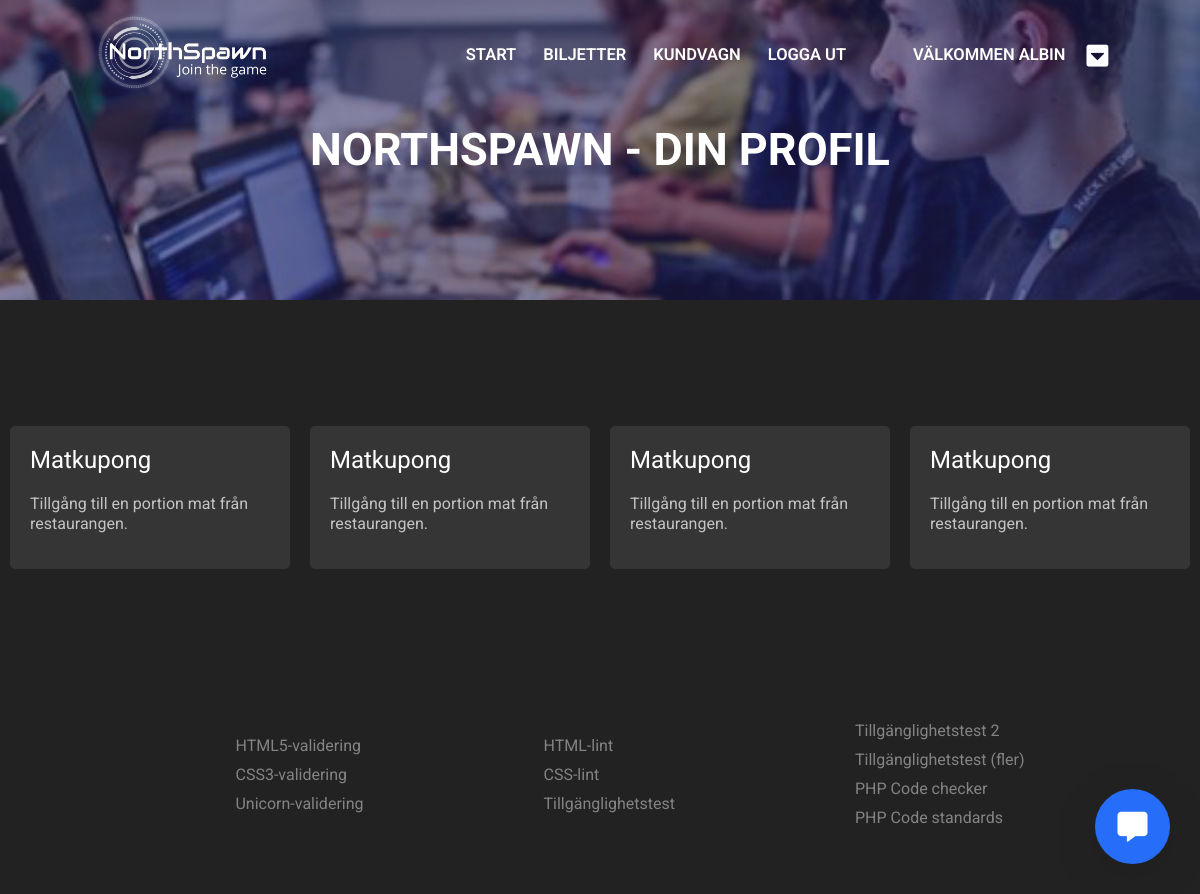
Screenshot of /index.php?pageid=profile (signed in) with the database file from the repository.
### tables this page shows
CREATE TABLE users (user_id INTEGER PRIMARY KEY AUTOINCREMENT UNIQUE NOT NULL, user_firstName VARCHAR NOT NULL, user_lastName VARCHAR NOT NULL, user_email VARCHAR UNIQUE, user_password NOT NULL, admin BOOLEAN DEFAULT FALSE NOT NULL);

CREATE TABLE products (product_id INTEGER PRIMARY KEY AUTOINCREMENT NOT NULL UNIQUE, product_name VARCHAR UNIQUE NOT NULL, product_cost INTEGER, product_stock INTEGER, product_desc VARCHAR);

### pages/profile/profile.php (the view, shortened to what this page needs)
<?php
    $userOrders = $db->prepare("SELECT * FROM users JOIN orders ON users.user_id = orders.user_id JOIN productsOrders ON orders.order_id = productsOrders.order_id JOIN products ON productsOrders.product_id = products.product_id WHERE users.user_email = '{$_SESSION['user']}'");
    $userOrders->execute();
?>
<?php
  if(!empty($user)){
    echo "<div class=order-wrapper>";
    echo "<div class=order>";
    while($order = $userOrders->fetch()){
      if($order['paid'] == 'TRUE'){
        echo <<<ORDERS
        <div class="orderItem">
          <h2>{$order['product_name']}</h2>
          <p>{$order['product_desc']}</p>
        </div>
ORDERS;
      }
    }
    echo "</div>";
    echo "</div>";
  } else {
    echo 'Du måste logga in';
  }
?>

### incs/header/header.php (shortened to what this page needs)
<?php
  if(!isset($_GET['pageid'])){
    $title = "Lan. E-sport. Gaming. Hackathon. Expo. Välkommen till Northspawn";
    $header = "700";
  } elseif ($_GET['pageid'] === 'landing') {
    $title = "Lan. E-sport. Gaming. Hackathon. Expo. Välkommen till Northspawn";
    $header = "700";
  } elseif ($_GET['pageid'] === 'login') {
    $title = "Logga in på Northspawn";
    $header = "350";
  } elseif ($_GET['pageid'] === 'register') {
    $title = "Registrera hos Northspawn";
    $header = "350";
  }  elseif ($_GET['pageid'] === 'feedback') {
    $title = "Northspawn - feedback";
    $header = "350";
  } elseif ($_GET['pageid'] === 'products') {
    $title = "Välj en produkt i shopen";
    $header = "350";
  } elseif ($_GET['pageid'] === 'cart') {
    $title = "Northspawn - Kundvagn";
    $header = "350";
  } elseif ($_GET['pageid'] === 'orders') {
    $title = "Northspawn - Ordrar";
    $header = "250";
  } elseif ($_GET['pageid'] === 'products') {
    $title = "Northspawn - Biljetter";
    $header = "250";
  } elseif ($_GET['pageid'] === 'checkout') {
    $title = "Northspawn - Köp genomfört";
    $header = "300";
  } elseif ($_GET['pageid'] === 'addNews') {
    $title = "Northspawn - Lägg till nyhet";
    $header = "300";
  } elseif ($_GET['pageid'] === 'profile') {
    $title = "Northspawn - Din profil";
    $header = "300";
  }
?>
<!DOCTYPE html>
<html lang="sv">
<head>
</head>
<body>
<nav>
  <ul>
    <div class="left">
      <a href="index.php">
        <img class="logo" src="./imgs/logo_jointhegame_vit.png" alt="Logotyp">
      </a>
    </div>
    <div class="right" >
      <li><a href="index.php">Start</a></li>
      <li><a href="index.php?pageid=products">Biljetter</a></li>
    <?php
      if(!empty($_SESSION['user'])){
        echo <<<MESSAGE
        <li><a href="index.php?pageid=cart">Kundvagn</a></li>
        <li><a href="index.php?pageid=landing&logout=true">Logga ut</a></li>
        <li class="message" ><a href="index.php?pageid=profile">Välkommen {$displayUser}</a></li>
MESSAGE;
        if(!empty($_SESSION['admin'])){
          if($_SESSION['admin'] === 'TRUE'){
            echo <<<EXTRA
            <li><i id="menuBtn" class="fas fa-caret-square-down"></i></li>
            <li><i id="closeBtn" class="fas fa-minus-square"></i></li>
            <div id="menu">
              <ul>
                <li><a href=index.php?pageid=orders>Se ordrar</a></li>
                <li><a href="index.php?pageid=addNews">Lägg till nyhet</a></li>
                <li><a href="index.php?pageid=feedback">Se feedback</a></li>
              </ul>
            </div>
EXTRA;
          } else {
            echo "<a href=index.php?pageid=profile><div class=thumbnail></div></a>";
          }
        }
      } else {
        echo <<<CONTENT
        <li><a href=index.php?pageid=login>Logga in</a></li>
        <li><a href="index.php?pageid=register">Registrera</a></li>
CONTENT;
      }
    ?>
    </div>
  </ul>
</nav>
<div class="header" style="min-height: <?php echo $header; ?>px" >
  <h1><?php echo $title; ?></h1>
</div>

### rows the page displays
users: user_firstName "ALBIN", products.product_name "Matkupong", products.product_desc "Tillgång till en portion mat från restaurangen."

### other values shown
$title "NORTHSPAWN - DIN PROFIL"
